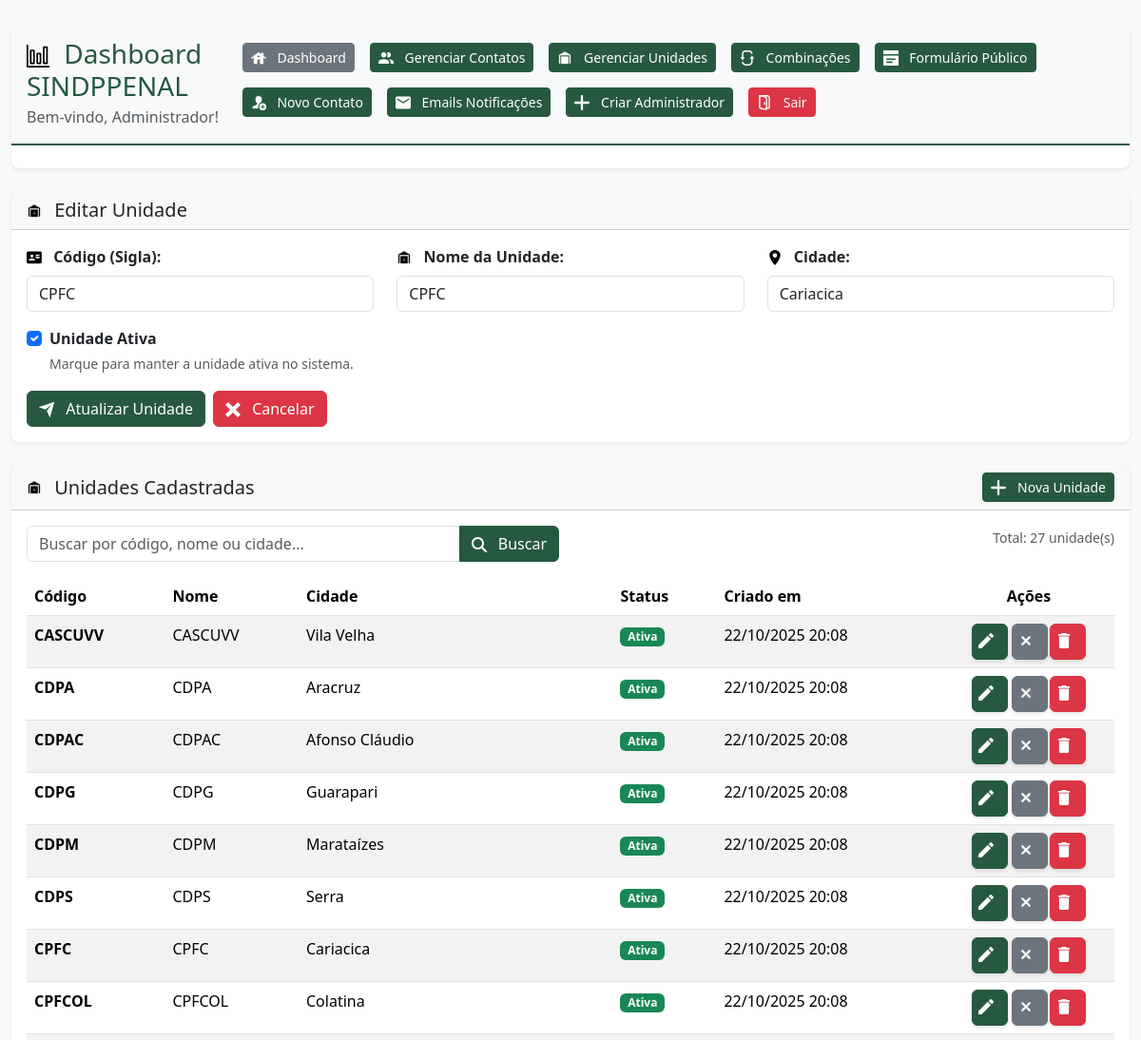
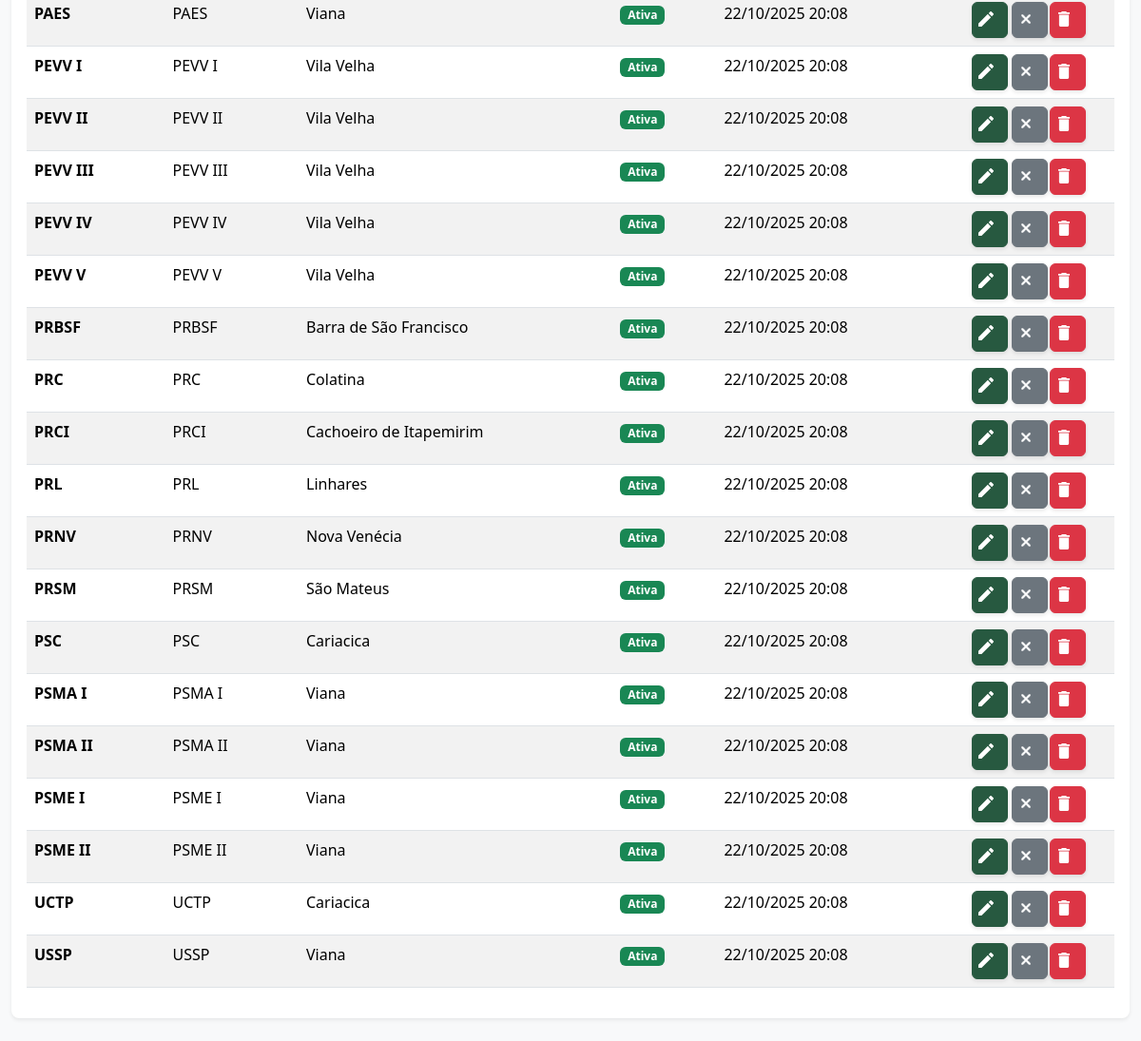
Screenshot of /unidades.php?edit=2 (signed in) with the database file from the repository (2 pictures, top to bottom).
### tables this page shows
CREATE TABLE unidades (
    id INT PRIMARY KEY AUTO_INCREMENT,
    codigo VARCHAR(10) NOT NULL,
    nome VARCHAR(255) NOT NULL,
    cidade VARCHAR(100) NOT NULL,
    ativo BOOLEAN DEFAULT TRUE,
    created DATETIME DEFAULT CURRENT_TIMESTAMP,
    updated DATETIME DEFAULT CURRENT_TIMESTAMP ON UPDATE CURRENT_TIMESTAMP,
    UNIQUE KEY unique_codigo (codigo)
);

### unidades.php (the view, shortened to what the rows shown need)
<?php
$adminUnidades = new AdminUnidades();
$page = isset($_GET['page']) ? (int)$_GET['page'] : 1;
$search = isset($_GET['search']) ? $_GET['search'] : '';
$action = isset($_GET['action']) ? $_GET['action'] : 'list';
$edit_id = isset($_GET['edit']) ? (int)$_GET['edit'] : 0;
$dados = $adminUnidades->listarTodos($page, 50, $search);
$unidade_edit = null;
if ($edit_id > 0) {
    $unidade_edit = $adminUnidades->buscarPorId($edit_id);
    $action = 'edit';
}
?>
<!DOCTYPE html>
<html lang="pt-br">
<head>
    <link href="https://cdn.jsdelivr.net/npm/bootstrap@5.3.2/dist/css/bootstrap.min.css" rel="stylesheet">
    <link rel="stylesheet" href="../assets/css/sindppenal-theme.css">
</head>
<body class="sindppenal-bg">
    <div class="container-fluid py-4">
        <?php include __DIR__ . '/includes/header.php'; ?>
        <?php if ($action === 'add' || $action === 'edit'): ?>
        <div class="row mb-4">
            <div class="col-12">
                <div class="card sindppenal-card">
                    <div class="card-header">
                        <h5 class="card-title mb-0">
                            <img src="../assets/icons/dashboard/unidade.svg" alt="Unidade" class="svg-icon size-sm me-2">
                            <?php echo $action === 'add' ? 'Adicionar Nova Unidade' : 'Editar Unidade'; ?>
                        </h5>
                    </div>
                    <div class="card-body">
                        <form method="POST" action="">
                            <div class="row">
                                <div class="col-md-4 mb-3">
                                    <label for="codigo" class="form-label fw-semibold">
                                        <img src="../assets/icons/formulario/card.svg" alt="Código" class="svg-icon size-sm">
                                        Código (Sigla):
                                    </label>
                                    <input type="text" id="codigo" name="codigo" class="form-control" required
                                           placeholder="Ex: UCTP, CPFC"
                                           value="<?php echo $unidade_edit ? htmlspecialchars($unidade_edit['codigo'] ?? '') : ''; ?>">
                                </div>
                                <div class="col-md-4 mb-3">
                                    <label for="nome" class="form-label fw-semibold">
                                        <img src="../assets/icons/dashboard/unidade.svg" alt="Nome" class="svg-icon size-sm">
                                        Nome da Unidade:
                                    </label>
                                    <input type="text" id="nome" name="nome" class="form-control" required
                                           placeholder="Nome completo da unidade"
                                           value="<?php echo $unidade_edit ? htmlspecialchars($unidade_edit['nome'] ?? '') : ''; ?>">
                                </div>
                                <div class="col-md-4 mb-3">
                                    <label for="cidade" class="form-label fw-semibold">
                                        <img src="../assets/icons/formulario/location.svg" alt="Cidade" class="svg-icon size-sm">
                                        Cidade:
                                    </label>
                                    <input type="text" id="cidade" name="cidade" class="form-control" required
                                           placeholder="Cidade onde fica a unidade"
                                           value="<?php echo $unidade_edit ? htmlspecialchars($unidade_edit['cidade'] ?? '') : ''; ?>">
                                </div>
                            </div>
                            <div class="row">
                                <div class="col-md-12 mb-3">
                                    <div class="form-check">
                                        <input class="form-check-input" type="checkbox" id="ativo" name="ativo" value="1"
                                               <?php echo (!$unidade_edit || $unidade_edit['ativo']) ? 'checked' : ''; ?>>
                                        <label class="form-check-label fw-semibold" for="ativo">
                                            Unidade Ativa
                                        </label>
                                        <div class="form-text">Marque para manter a unidade ativa no sistema.</div>
                                    </div>
                                </div>
                            </div>
                            <div class="d-flex gap-2">
                                <button type="submit" class="btn btn-primary">
                                    <img src="../assets/icons/formulario/enviar.svg" alt="Salvar" class="svg-icon-white size-sm">
                                    <?php echo $action === 'add' ? 'Criar Unidade' : 'Atualizar Unidade'; ?>
                                </button>
                                <a href="unidades.php" class="btn btn-danger">
                                    <img src="../assets/icons/dashboard/cancelar.svg" alt="Cancelar" class="svg-icon-white size-sm">
                                    Cancelar
                                </a>
                            </div>
                        </form>
                    </div>
                </div>
            </div>
        </div>
        <?php endif; ?>
        <div class="row">
            <div class="col-12">
                <div class="card sindppenal-card">
                    <div class="card-body">
                        <?php if (!empty($dados['unidades'])): ?>
                        <div class="table-responsive">
                            <table class="table table-striped table-hover">
                                <thead>
                                    <tr>
                                        <th>Código</th>
                                        <th>Nome</th>
                                        <th>Cidade</th>
                                        <th>Status</th>
                                        <th>Criado em</th>
                                        <th width="180" class="text-center">Ações</th>
                                    </tr>
                                </thead>
                                <tbody>
                                    <?php foreach ($dados['unidades'] as $unidade): ?>
                                    <tr>
                                        <td>
                                            <strong><?php echo htmlspecialchars($unidade['codigo']); ?></strong>
                                        </td>
                                        <td><?php echo htmlspecialchars($unidade['nome']); ?></td>
                                        <td><?php echo htmlspecialchars($unidade['cidade']); ?></td>
                                        <td>
                                            <?php if ($unidade['ativo']): ?>
                                                <span class="badge bg-success">Ativa</span>
                                            <?php else: ?>
                                                <span class="badge bg-secondary">Inativa</span>
                                            <?php endif; ?>
                                        </td>
                                        <td>
                                            <?php
                                            if ($unidade['created']) {
                                                echo date('d/m/Y H:i', strtotime($unidade['created']));
                                            }
                                            ?>
                                        </td>
                                        <td>
                                            <div class="btn-group btn-group-sm d-flex justify-content-center" role="group">
                                                <a href="unidades.php?edit=<?php echo $unidade['id']; ?>"
                                                   class="btn btn-primary d-flex align-items-center justify-content-center"
                                                   title="Editar" style="width: 38px; height: 38px;">
                                                    <img src="../assets/icons/dashboard/editar.svg" alt="Editar"
                                                         class="svg-icon-white" style="width: 16px; height: 16px;">
                                                </a>
                                                <form method="POST" style="display: inline;"
                                                      >
                                                    <button type="submit"
                                                            class="btn btn-<?php echo $unidade['ativo'] ? 'secondary' : 'success'; ?> d-flex align-items-center justify-content-center"
                                                            title="<?php echo $unidade['ativo'] ? 'Desativar' : 'Ativar'; ?>"
                                                            style="width: 38px; height: 38px;">
                                                        <img src="../assets/icons/<?php echo $unidade['ativo'] ? 'dashboard/disabled' : 'formulario/check'; ?>.svg"
                                                             alt="<?php echo $unidade['ativo'] ? 'Desativar' : 'Ativar'; ?>"
                                                             class="svg-icon-white" style="width: 16px; height: 16px;">
                                                    </button>
                                                </form>
                                                <form method="POST" style="display: inline;"
                                                      class="form-delete-unidade">
                                                    <button type="submit"
                                                            class="btn btn-danger d-flex align-items-center justify-content-center"
                                                            title="Excluir" style="width: 38px; height: 38px;">
                                                        <img src="../assets/icons/dashboard/lixo.svg" alt="Excluir"
                                                             class="svg-icon-white" style="width: 16px; height: 16px;">
                                                    </button>
                                                </form>
                                            </div>
                                        </td>
                                    </tr>
                                    <?php endforeach; ?>
                                </tbody>
                            </table>
                        </div>
                        <?php endif; ?>
                    </div>
                </div>
            </div>
        </div>
    </div>
</body>
</html>

### rows the page displays
unidades: codigo "CPFC", nome "CPFC", cidade "Cariacica", ativo "☑", shows "Ativa", created "22/10/2025 20:08"
unidades: codigo "CASCUVV", nome "CASCUVV", cidade "Vila Velha", ativo "Ativa", created "22/10/2025 20:08"
unidades: codigo "CDPA", nome "CDPA", cidade "Aracruz", ativo "Ativa", created "22/10/2025 20:08"
unidades: codigo "CDPAC", nome "CDPAC", cidade "Afonso Cláudio", ativo "Ativa", created "22/10/2025 20:08"
unidades: codigo "CDPG", nome "CDPG", cidade "Guarapari", ativo "Ativa", created "22/10/2025 20:08"
unidades: codigo "CDPM", nome "CDPM", cidade "Marataízes", ativo "Ativa", created "22/10/2025 20:08"
unidades: codigo "CDPS", nome "CDPS", cidade "Serra", ativo "Ativa", created "22/10/2025 20:08"
unidades: codigo "CPFCOL", nome "CPFCOL", cidade "Colatina", ativo "Ativa", created "22/10/2025 20:08"
unidades: codigo "PAES", nome "PAES", cidade "Viana", ativo "Ativa", created "22/10/2025 20:08"
unidades: codigo "PEVV I", nome "PEVV I", cidade "Vila Velha", ativo "Ativa", created "22/10/2025 20:08"
unidades: codigo "PEVV II", nome "PEVV II", cidade "Vila Velha", ativo "Ativa", created "22/10/2025 20:08"
unidades: codigo "PEVV III", nome "PEVV III", cidade "Vila Velha", ativo "Ativa", created "22/10/2025 20:08"
unidades: codigo "PEVV IV", nome "PEVV IV", cidade "Vila Velha", ativo "Ativa", created "22/10/2025 20:08"
unidades: codigo "PEVV V", nome "PEVV V", cidade "Vila Velha", ativo "Ativa", created "22/10/2025 20:08"
unidades: codigo "PRBSF", nome "PRBSF", cidade "Barra de São Francisco", ativo "Ativa", created "22/10/2025 20:08"
unidades: codigo "PRC", nome "PRC", cidade "Colatina", ativo "Ativa", created "22/10/2025 20:08"
unidades: codigo "PRCI", nome "PRCI", cidade "Cachoeiro de Itapemirim", ativo "Ativa", created "22/10/2025 20:08"
unidades: codigo "PRL", nome "PRL", cidade "Linhares", ativo "Ativa", created "22/10/2025 20:08"
unidades: codigo "PRNV", nome "PRNV", cidade "Nova Venécia", ativo "Ativa", created "22/10/2025 20:08"
unidades: codigo "PRSM", nome "PRSM", cidade "São Mateus", ativo "Ativa", created "22/10/2025 20:08"
unidades: codigo "PSC", nome "PSC", cidade "Cariacica", ativo "Ativa", created "22/10/2025 20:08", $unidade['id'] 3 (drawn)
unidades: codigo "PSMA I", nome "PSMA I", cidade "Viana", ativo "Ativa", created "22/10/2025 20:08"
unidades: codigo "PSMA II", nome "PSMA II", cidade "Viana", ativo "Ativa", created "22/10/2025 20:08"
unidades: codigo "PSME I", nome "PSME I", cidade "Viana", ativo "Ativa", created "22/10/2025 20:08"
unidades: codigo "PSME II", nome "PSME II", cidade "Viana", ativo "Ativa", created "22/10/2025 20:08"
unidades: codigo "UCTP", nome "UCTP", cidade "Cariacica", ativo "Ativa", created "22/10/2025 20:08"
unidades: codigo "USSP", nome "USSP", cidade "Viana", ativo "Ativa", created "22/10/2025 20:08"

### other values shown
$_SESSION['admin_nome'] "Administrador"
$dados['total'] "27"
